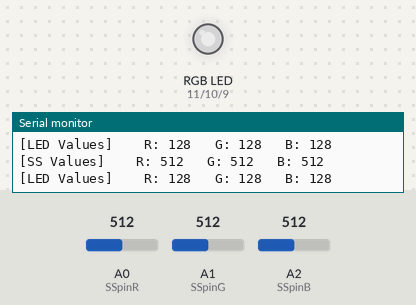
Bench run of a sketch on a simulated Arduino Uno, built with avr-gcc and run on an emulated ATmega328P. Parts: an RGB LED mixed from three pins (HIGH = lit), the last lines printed to the serial monitor. The test bench sets the inputs (shaded band); at power-on: A0 (SSpinR) = 512, A1 (SSpinG) = 512, A2 (SSpinB) = 512. Dim RGB values are drawn brighter than linear.

Above: at 1.2 s.
1.3 s: A0 (SSpinR) set to 416
At 2.5 s:
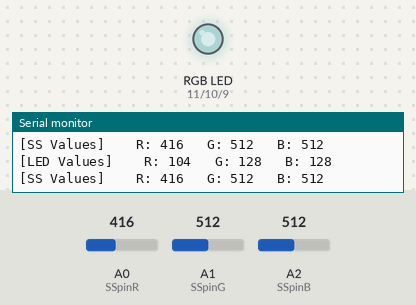
4.3 s: A0 (SSpinR) set to 385
At 5.1 s:
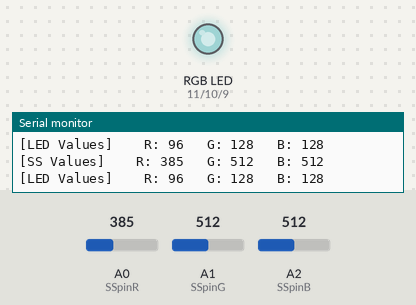
5.9 s: A1 (SSpinG) set to 411
At 6.8 s:
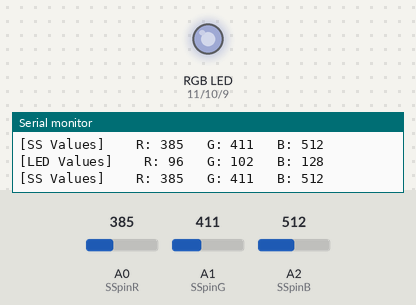
8.9 s: A1 (SSpinG) set to 393
At 10.4 s:
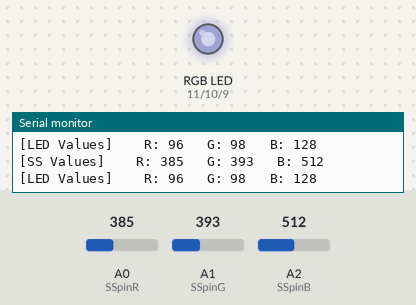
11.9 s: A2 (SSpinB) set to 416
At 12.5 s:
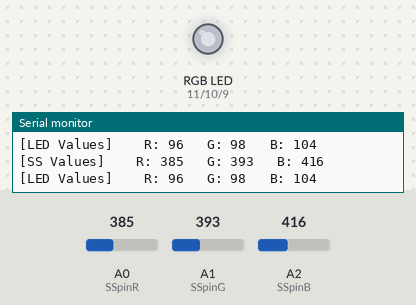
14.9 s: A2 (SSpinB) set to 392
At 16.3 s:
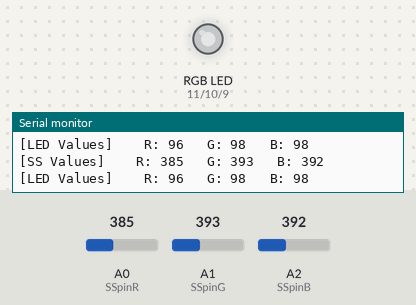
Timing chart, 0 to 17.9 s (numbered marks = the images above; inputs shaded):
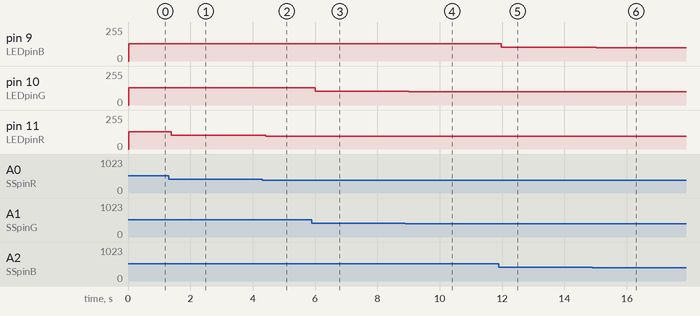

Measured:
- after the input at 1.3 s, pin 11 (LEDpinR): 128/255 → 104/255 after 0.08 s
- after the input at 4.3 s, pin 11 (LEDpinR): 104/255 → 96/255 after 0.13 s
- after the input at 5.9 s, pin 10 (LEDpinG): 128/255 → 102/255 after 0.11 s
- after the input at 8.9 s, pin 10 (LEDpinG): 102/255 → 98/255 after 0.11 s
- after the input at 11.9 s, pin 9 (LEDpinB): 128/255 → 104/255 after 0.07 s
- after the input at 14.9 s, pin 9 (LEDpinB): 104/255 → 98/255 after 0.11 s

The sketch:

_04_color_mixing_lamp.ino
```cpp
//sensor input pins
const int SSpinR = A0;
const int SSpinG = A1;
const int SSpinB = A2;

//LED output pins
const int LEDpinR = 11;
const int LEDpinG = 10;
const int LEDpinB = 9;

//sensor color values
int SSvalR = 0;
int SSvalG = 0;
int SSvalB = 0;

//LED color values
int LEDvalR = 0;
int LEDvalG = 0;
int LEDvalB = 0;

void setup() {
  //open serial port; baud rate = 9600
  Serial.begin(9600);

  //initialize output pins
  pinMode(LEDpinR, OUTPUT);
  pinMode(LEDpinG, OUTPUT);
  pinMode(LEDpinB, OUTPUT);
}

void loop() {

  //retrieve sensor color data
  SSvalR = analogRead(SSpinR);
  delay(5);    //ADC takes one millisecond to do work
  SSvalG = analogRead(SSpinG);
  delay(5);
  SSvalB = analogRead(SSpinB);

  Serial.print("[SS Values] \t R: ");
  Serial.print(SSvalR);
  Serial.print("\t G: ");
  Serial.print(SSvalG);
  Serial.print("\t B: ");
  Serial.println(SSvalB);

  //convert sensor data (0-1023) to LED duty cycle (0-255)
  LEDvalR = SSvalR / 4;
  LEDvalG = SSvalG / 4;
  LEDvalB = SSvalB / 4;

  Serial.print("[LED Values] \t R: ");
  Serial.print(LEDvalR);
  Serial.print("\t G: ");
  Serial.print(LEDvalG);
  Serial.print("\t B: ");
  Serial.println(LEDvalB);

  analogWrite(LEDpinR, LEDvalR);
  analogWrite(LEDpinG, LEDvalG);
  analogWrite(LEDpinB, LEDvalB);

}
```
